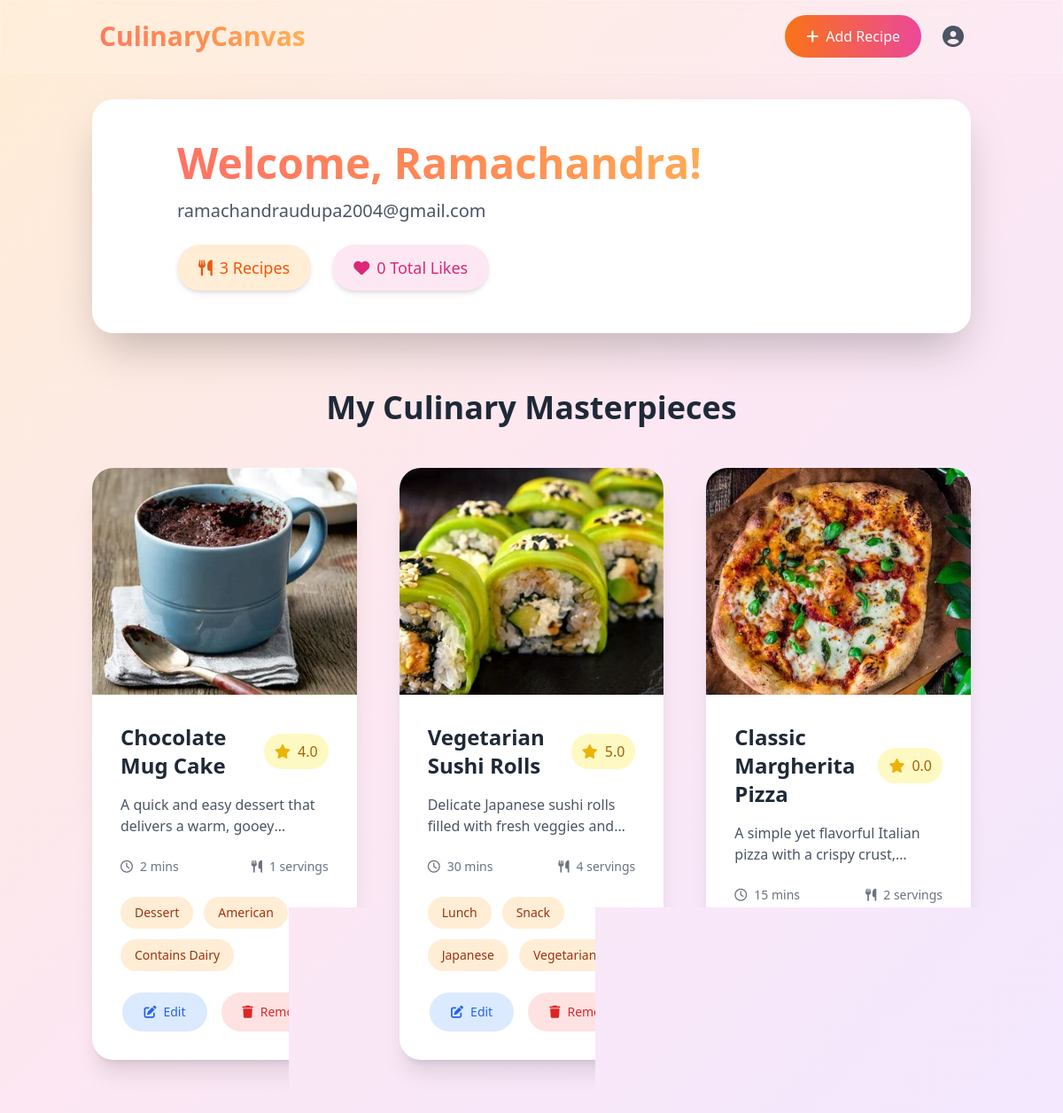
Screenshot of /home/ (signed in) with the database file from the repository.
### Recipie/models.py (models this page shows, shortened)
class Recipe(models.Model):
    title = models.CharField(max_length=200)
    description = models.TextField()
    created_at = models.DateTimeField(auto_now_add=True)
    updated_at = models.DateTimeField(auto_now=True)
    servings = models.PositiveIntegerField(
        validators=[MinValueValidator(1)]
    )
    prep_time = models.PositiveIntegerField(  # in minutes
        validators=[MinValueValidator(1)]
    )
    calories = models.PositiveIntegerField(
        validators=[MinValueValidator(1)]
    )
    rating = models.FloatField(
        validators=[MinValueValidator(0), MaxValueValidator(5)],
        default=0
    )
    image = models.ImageField(upload_to='recipe_images/')
    author = models.ForeignKey(
        User,
        on_delete=models.CASCADE,
        related_name='recipes'
    )
    DIFFICULTY_CHOICES = [
        ('easy', 'Easy'),
        ('medium', 'Medium'),
        ('hard', 'Hard')
    ]
    difficulty = models.CharField(
        max_length=10,
        choices=DIFFICULTY_CHOICES,
        default='medium'
    )
    class Meta:
        ordering = ['-created_at']

class MealType(models.Model):
    name = models.CharField(max_length=50, unique=True)
    recipes = models.ManyToManyField(Recipe, related_name='meal_types')

class Cuisine(models.Model):
    name = models.CharField(max_length=50, unique=True)
    recipes = models.ManyToManyField(Recipe, related_name='cuisines')

class DietaryRestriction(models.Model):
    name = models.CharField(max_length=50, unique=True)
    recipes = models.ManyToManyField(Recipe, related_name='dietary_restrictions')

### Recipie/views.py (the view)
# urls.py: 2. Add a URL to urlpatterns:  path('', views.home, name='home')
@login_required
def home(request):
    user_recipes = Recipe.objects.filter(author=request.user).select_related('author').prefetch_related(
        'ingredients',
        'instructions',
        'meal_types',
        'cuisines',
        'dietary_restrictions'
    ).order_by('-created_at')  # Most recent first
    recipes = []
    total_likes = 0  # Initialize total likes counter
    for recipe in user_recipes:
        categories = []
        categories.extend([mt.name for mt in recipe.meal_types.all()])
        categories.extend([c.name for c in recipe.cuisines.all()])
        categories.extend([dr.name for dr in recipe.dietary_restrictions.all()])
        ingredients = []
        for ingredient in recipe.ingredients.all().order_by('order'):
            ingredients.append(
                f"{ingredient.quantity} {ingredient.unit} {ingredient.name}"
            )
        recipe_data = {
            'id': recipe.id,
            'title': recipe.title,
            'description': recipe.description,
            'time': f"{recipe.prep_time} mins",
            'servings': recipe.servings,
            'calories': recipe.calories,
            'rating': recipe.rating if hasattr(recipe, 'rating') else 0,
            'image': recipe.image.url if recipe.image else None,
            'categories': categories,
            'ingredients': ingredients,
            'instructions': [
                instruction.description
                for instruction in recipe.instructions.all().order_by('step_number')
            ],
            'created_at': recipe.created_at,
            'updated_at': recipe.updated_at,
            'likes': getattr(recipe, 'likes_count', 0)  # Assuming you have a likes field or related model
        }
        recipes.append(recipe_data)
        total_likes += recipe_data['likes']
    user_stats = {
        'total_recipes': len(recipes),
        'total_likes': total_likes,
        'avg_rating': sum(r['rating'] for r in recipes) / len(recipes) if recipes else 0,
        'member_since': request.user.date_joined.strftime("%B %Y")
    }
    context = {
        'user': request.user,
        'recipes': recipes,
        'total_likes': total_likes,
        'stats': user_stats
    }
    return render(request, 'home.html', context)

### templates/home.html (shortened to what this page needs)
<!DOCTYPE html>
<html lang="en">
<head>
    <script src="https://cdn.tailwindcss.com"></script>
    <link href="https://cdnjs.cloudflare.com/ajax/libs/animate.css/4.1.1/animate.min.css" rel="stylesheet">
    <link rel="stylesheet" href="https://cdnjs.cloudflare.com/ajax/libs/font-awesome/6.4.0/css/all.min.css">
</head>
<body class="min-h-screen bg-gradient-to-br from-orange-100 via-pink-100 to-purple-100 custom-scrollbar">
    <nav class="fixed top-0 right-0 left-0 z-50 glass-effect">
        <div class="container px-6 py-4 mx-auto">
            <div class="flex justify-between items-center">
                <a href="/" class="text-3xl font-bold gradient-text">CulinaryCanvas</a>
                <div class="flex items-center space-x-6">
                    <a href="/add-recipe" class="px-6 py-3 text-white bg-gradient-to-r from-orange-500 to-pink-500 rounded-full transition-all transform nav-link hover:from-orange-600 hover:to-pink-600 hover:scale-105">
                        <i class="mr-2 fas fa-plus"></i>Add Recipe
                    </a>
                    <a href="/home" class="text-gray-600 transition-all nav-link hover:text-gray-800">
                        <i class="text-2xl fas fa-user-circle"></i>
                    </a>
                </div>
            </div>
        </div>
    </nav>
    <div class="container px-4 pt-28 pb-16 mx-auto">
        <div class="mb-16 bg-white rounded-3xl shadow-2xl animate__animated animate__fadeIn">
            <div class="flex flex-col items-center p-12 md:flex-row">
                <div class="text-center md:text-left">
                    <h1 class="mb-4 text-5xl font-bold gradient-text">Welcome, {{ user.username }}!</h1>
                    <p class="mb-6 text-xl text-gray-600">{{ user.email }}</p>
                    <div class="flex flex-wrap gap-6 justify-center md:justify-start">
                        <div class="px-6 py-3 text-lg text-orange-600 bg-orange-100 rounded-full shadow-md transition-all hover:shadow-lg hover:bg-orange-200">
                            <i class="mr-2 fas fa-utensils"></i>{{ recipes|length }} Recipes
                        </div>
                        <div class="px-6 py-3 text-lg text-pink-600 bg-pink-100 rounded-full shadow-md transition-all hover:shadow-lg hover:bg-pink-200">
                            <i class="mr-2 fas fa-heart"></i>{{ total_likes }} Total Likes
                        </div>
                    </div>
                </div>
            </div>
        </div>
        <h2 class="mb-12 text-4xl font-bold text-center text-gray-800">My Culinary Masterpieces</h2>
        <div class="grid grid-cols-1 gap-12 md:grid-cols-2 lg:grid-cols-3">
            {% for recipe in recipes %}
            <div class="recipe-card animate__animated animate__fadeIn">
                <div class="overflow-hidden bg-white rounded-3xl shadow-xl">
                    <img src="{{ recipe.image }}"
                         alt="{{ recipe.title }}"
                         class="object-cover w-full h-64 transition-transform duration-500 hover:scale-110">
                    <div class="p-8">
                        <div class="flex justify-between items-center mb-4">
                            <h3 class="text-2xl font-semibold text-gray-800">{{ recipe.title }}</h3>
                            <div class="flex items-center px-3 py-2 bg-yellow-100 rounded-full">
                                <i class="mr-2 text-yellow-500 fas fa-star"></i>
                                <span class="font-medium text-yellow-700">{{ recipe.rating }}</span>
                            </div>
                        </div>
                        <p class="mb-6 text-gray-600 line-clamp-2">{{ recipe.description }}</p>
                        <div class="flex justify-between mb-6 text-sm text-gray-500">
                            <span class="flex items-center">
                                <i class="mr-2 far fa-clock"></i>
                                {{ recipe.time }}
                            </span>
                            <span class="flex items-center">
                                <i class="mr-2 fas fa-utensils"></i>
                                {{ recipe.servings }} servings
                            </span>
                        </div>
                        <div class="flex flex-wrap gap-3 mb-6">
                            {% for category in recipe.categories %}
                            <span class="px-4 py-2 text-sm font-medium text-orange-800 bg-orange-100 rounded-full transition-all hover:bg-orange-200">
                                {{ category }}
                            </span>
                            {% endfor %}
                        </div>
                        <div class="flex gap-4 justify-end">
                            <a href="/edit-recipe/{{ recipe.id }}" class="px-6 py-3 text-sm text-blue-600 bg-blue-100 rounded-full transition-all hover:bg-blue-200 hover:shadow-md">
                                <i class="mr-2 fas fa-edit"></i>Edit
                            </a>
                            <button onclick="deleteRecipe({{ recipe.id }})" class="px-6 py-3 text-sm text-red-600 bg-red-100 rounded-full transition-all hover:bg-red-200 hover:shadow-md">
                                <i class="mr-2 fas fa-trash"></i>Remove
                            </button>
                        </div>
                    </div>
                </div>
            </div>
            {% endfor %}
        </div>
    </div>
</body>
</html>

### templates/home.html (style rules this page uses)
.glass-effect { background: rgba(255, 255, 255, 0.1); backdrop-filter: blur(10px); -webkit-backdrop-filter: blur(10px); border: 1px solid rgba(255, 255, 255, 0.18); }
.recipe-card { transition: all 0.5s cubic-bezier(0.25, 0.8, 0.25, 1); }
.gradient-text { background: linear-gradient(45deg, #ff6b6b, #ff8e53, #feca57, #48dbfb, #ff9ff3); -webkit-background-clip: text; -webkit-text-fill-color: transparent; background-size: 300% 300%; animation: gradientShift 10s ease infinite; }
.line-clamp-2 { display: -webkit-box; -webkit-line-clamp: 2; -webkit-box-orient: vertical; overflow: hidden; }
.nav-link { position: relative; overflow: hidden; }
.nav-link::after { content: ''; position: absolute; bottom: 0; left: 0; width: 100%; height: 2px; background: linear-gradient(45deg, #ff6b6b, #feca57); transform: scaleX(0); transition: transform 0.3s ease; }

### rows the page displays
Recipe: title "Chocolate Mug Cake", rating "4.0", description "A quick and easy dessert that delivers a warm,…"
MealType: categories "Dessert"
Cuisine: categories "American"
DietaryRestriction: categories "Contains Dairy"
Recipe: title "Vegetarian Sushi Rolls", rating "5.0", description "Delicate Japanese sushi rolls filled with fresh veggies…"
MealType: categories "Lunch"
MealType: categories "Snack"
Cuisine: categories "Japanese"
DietaryRestriction: categories "Vegetarian"
Recipe: title "Classic Margherita Pizza", rating "0.0", description "A simple yet flavorful Italian pizza with a crispy…"

### other values shown
{{ user.username }} "Ramachandra"
{{ user.email }} "ramachandraudupa2004@gmail.com"
{{ recipes|length }} "3"
{{ total_likes }} "0"
{{ recipe.time }} "2 mins" "30 mins" "15 mins"
{{ recipe.servings }} "1" "4" "2"
